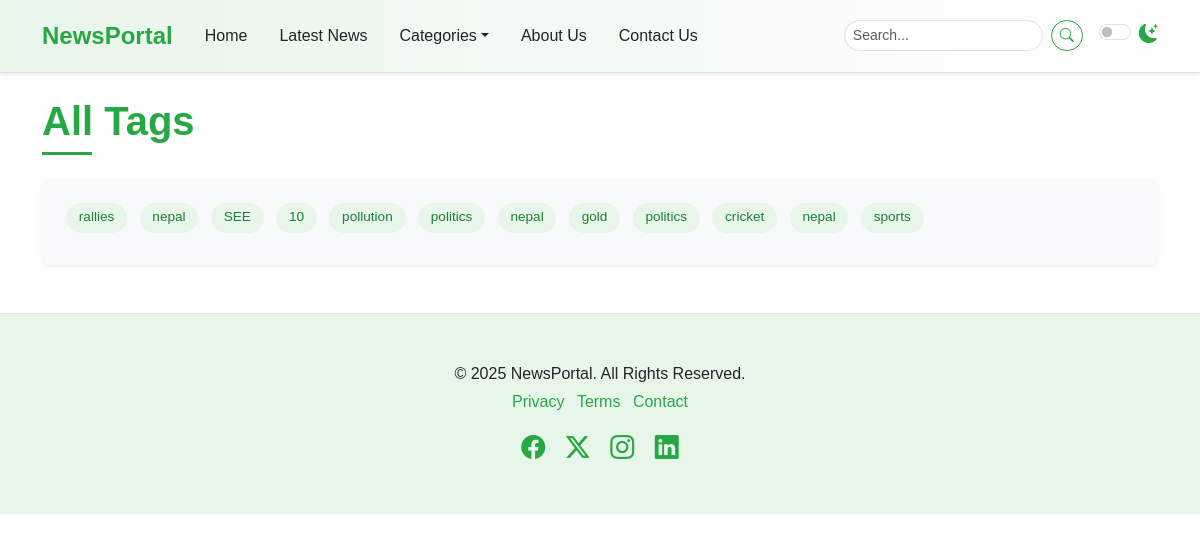
The app's page /tag-list with its own data.
### newspaper/models.py (models this page shows, shortened)
class TimeStampModel(models.Model):
    created_at=models.DateTimeField(auto_now_add=True)
    updated_at=models.DateTimeField(auto_now=True)
    class Meta:
        abstract=True # don't create table in DB

class Tag(TimeStampModel):
    name=models.CharField(max_length=100)

### newspaper/views.py (the view)
# urls.py: path("tag-list",views.TagListView.as_view(),name="tag-list"),
class TagListView(ListView):
    model=Tag
    template_name="newsportal/tags.html"
    context_object_name="tags"

### newspaper/nav.py (called while the page is built)
def navigation(request):
    categories=Category.objects.all()[:4]
    return {"categories":categories}

### templates/newsportal/tags.html
{% extends 'newsportal/base.html' %}
{% block content %}
<div class="container mt-4 mb-5">
    <h1 class="mb-4 section-title"><span>All Tags</span></h1>
    <div class="p-4 rounded bg-light shadow-sm tag-cloud-container">
         <div class="article-tags">
            {% for tag in tags%}
            <a href="tag.html">{{ tag.name }}</a>
            {% endfor %}
         </div>
    </div>
</div>
{% endblock %}

### templates/newsportal/base.html (shortened to what this page needs)
{% load static %}
<!DOCTYPE html>
<html lang="en" data-bs-theme="light">
  <head>
    <link href="{% static 'css/bootstrap.min.css' %}" rel="stylesheet"/>
    <link rel="stylesheet" href="{% static  'css/style.css' %}">
    <link rel="stylesheet"
          href="{% static 'bootstrap-icons.min.css' %}" />
    <link rel="stylesheet" href="style.css" />
    <link rel="stylesheet" href="https://cdn.jsdelivr.net/npm/bootstrap-icons@1.11.3/font/bootstrap-icons.min.css">
  </head>
  <body>
        {% include "newsportal/nav.html" %}
        {% block content %}
        {% endblock content %}
        {% include "newsportal/footer.html" %}
  </body>
</html>

### templates/newsportal/nav.html (shortened to what this page needs)
<nav class="navbar navbar-expand-lg sticky-top elegant-navbar">
    <div class="container">
      <a class="navbar-brand fw-bold" href="/">NewsPortal</a>
      <div class="collapse navbar-collapse" id="navbarNavDropdown">
        <ul class="navbar-nav me-auto mb-2 mb-lg-0">
          <li class="nav-item">
            <a class="nav-link active" aria-current="page" href="/">Home</a>
          </li>
          <li class="nav-item">
            <a class="nav-link" href="{% url 'post-list' %}">Latest News</a>
          </li>
          <li class="nav-item dropdown">
            <a class="nav-link dropdown-toggle"
               href="#"
               role="button"
               data-bs-toggle="dropdown"
               aria-expanded="false">Categories</a>
          </li>
          <li class="nav-item">
            <a class="nav-link" href="{% url 'about-us' %}">About Us</a>
          </li>
          <li class="nav-item">
            <a class="nav-link" href="{% url 'contact' %}">Contact Us</a>
          </li>
        </ul>
        <form class="d-flex me-3" role="search">
          <input class="form-control form-control-sm me-2"
                 type="search"
                 placeholder="Search..."
                 aria-label="Search" />
          <button class="btn btn-outline-success btn-sm" type="submit">
            <i class="bi bi-search"></i>
          </button>
        </form>
        <div class="form-check form-switch">
          <input class="form-check-input"
                 type="checkbox"
                 role="switch"
                 id="darkModeSwitch" />
          <label class="form-check-label" for="darkModeSwitch">
            <i class="bi bi-moon-stars-fill"></i>
          </label>
        </div>
      </div>
    </div>
  </nav>

### templates/newsportal/footer.html
 <footer class="py-5 mt-5 elegant-footer">
    <div class="container text-center">
      <p class="mb-1">&copy; 2025 NewsPortal. All Rights Reserved.</p>
      <ul class="list-inline">
        <li class="list-inline-item">
          <a href="#">Privacy</a>
        </li>
        <li class="list-inline-item">
          <a href="#">Terms</a>
        </li>
        <li class="list-inline-item">
          <a href="#">Contact</a>
        </li>
      </ul>
      <div class="social-icons mt-3">
        <a href="#" class="text-decoration-none me-3"><i class="bi bi-facebook fs-4"></i></a>
        <a href="#" class="text-decoration-none me-3"><i class="bi bi-twitter-x fs-4"></i></a>
        <a href="#" class="text-decoration-none me-3"><i class="bi bi-instagram fs-4"></i></a>
        <a href="#" class="text-decoration-none"><i class="bi bi-linkedin fs-4"></i></a>
      </div>
    </div>
  </footer>

### static/css/style.css (style rules this page uses)
:root { --primary-green: #28a745; --light-green: #e8f5e9; --dark-green: #1e7e34; --accent-green: #5cb85c; --text-color-light: #212529; --text-color-dark: #f8f9fa; --bg-light: #ffffff; --bg-dark: #212529; --card-bg-light: #ffffff; --card-bg-dark: #343a40; --border-color-light: #dee2e6; --border-color-dark: #495057; --shadow-sm: 0 0.125rem 0.25rem rgba(0, 0, 0, 0.075); --shadow: 0 0.5rem 1rem rgba(0, 0, 0, 0.15); --transition-speed: 0.3s ease; }
body { font-family: "Poppins", sans-serif; background-color: var(--bg-light); color: var(--text-color-light); transition: background-color var(--transition-speed), color var(--transition-speed); }
.elegant-navbar { background: linear-gradient( to right, var(--light-green), #ffffff ); border-bottom: 1px solid var(--border-color-light); box-shadow: var(--shadow-sm); padding-top: 0.8rem; padding-bottom: 0.8rem; }
.elegant-navbar .navbar-brand { color: var(--primary-green); font-size: 1.5rem; transition: color var(--transition-speed); }
.elegant-navbar .nav-link { color: var(--text-color-light); font-weight: 500; transition: color var(--transition-speed); margin: 0 0.5rem; }
.elegant-navbar .form-control { border-radius: 20px; border-color: var(--border-color-light); background-color: var(--bg-light); color: var(--text-color-light); }
.elegant-navbar .btn-outline-success { border-color: var(--primary-green); color: var(--primary-green); border-radius: 20px; transition: background-color var(--transition-speed), color var(--transition-speed); }
.elegant-navbar .form-check-label i { color: var(--primary-green); font-size: 1.2rem; }
.section-title { position: relative; padding-bottom: 10px; margin-bottom: 20px; font-weight: 600; color: var(--primary-green); }
.section-title span { position: relative; z-index: 1; background-color: var(--bg-light); padding-right: 10px; }
.section-title::after { content: ""; position: absolute; left: 0; bottom: 0; width: 50px; height: 3px; background-color: var(--primary-green); }
.elegant-footer { background-color: var(--light-green); border-top: 1px solid var(--border-color-light); color: var(--text-color-light); }
.elegant-footer a { color: var(--primary-green); text-decoration: none; transition: color var(--transition-speed); }
.elegant-footer .social-icons a { color: var(--primary-green); transition: color var(--transition-speed), transform var(--transition-speed); }
.btn-outline-success { color: var(--primary-green); border-color: var(--primary-green); transition: background-color var(--transition-speed), color var(--transition-speed); }
.article-tags a { display: inline-block; background-color: var(--light-green); color: var(--dark-green); padding: 0.3rem 0.8rem; margin-right: 0.5rem; margin-bottom: 0.5rem; border-radius: 15px; font-size: 0.85rem; text-decoration: none; transition: background-color var(--transition-speed), color var(--transition-speed); }

### records on screen
Tag: name "rallies"
Tag: name "nepal"
Tag: name "SEE"
Tag: name "10"
Tag: name "pollution"
Tag: name "politics"
Tag: name "nepal"
Tag: name "gold"
Tag: name "politics"
Tag: name "cricket"
Tag: name "nepal"
Tag: name "sports"
